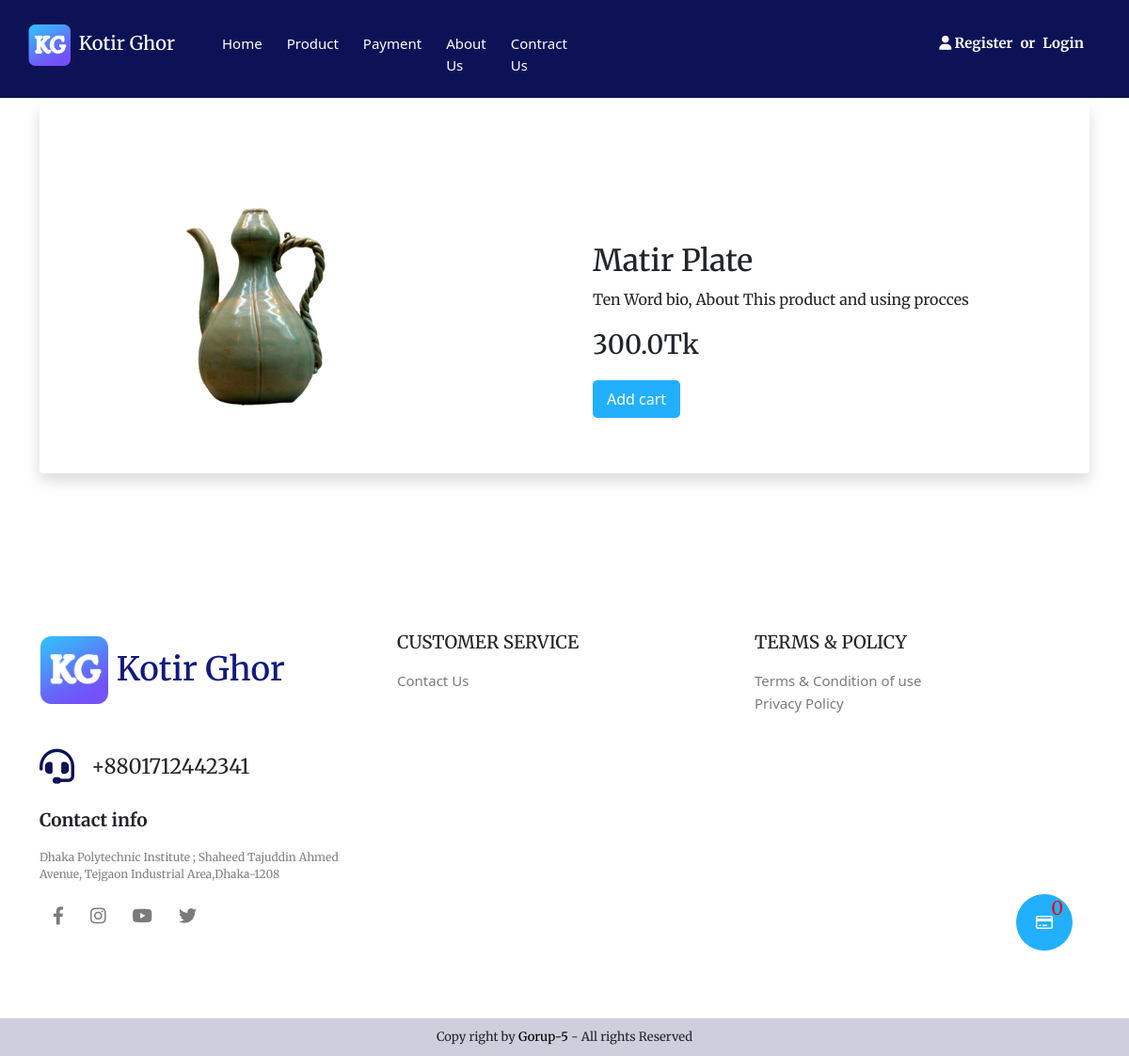
The page /cart/1 on the database its author committed.
### kotirghorapp/models.py (models this page shows, shortened)
class Item(models.Model):
    title = models.CharField(max_length=50)
    image_path = models.CharField(max_length=70)
    category = models.CharField(choices=CATEGORY_CHOICES, max_length=2)
    discription = models.CharField(max_length=150)
    price = models.FloatField()
    def get_add_to_cart(self):
        return reverse("addtocart", kwargs={"slug":self.id})

### kotirghorapp/views.py (the view, shortened to what this page needs)
# urls.py: path("cart/<int:slug>", views.cart, name="cart"),
def cart(request, slug):
    item_cart = get_object_or_404(Item, id=slug)
    total_item= cart_quantity_counter(request)
    context = {
        "item": item_cart,
        "total_quantity":total_item
    }
    return render(request, "cart.html", context=context)

### kotirghorapp/views.py (called while the page is built, shortened)
def cart_quantity_counter(req):
    total_quantity = 0
    return str(total_quantity)

### templates/cart.html (shortened to what this page needs)
{% load static %}
<!DOCTYPE html>
<html lang="en">
<head>
    <link rel="stylesheet" href="{% static 'bootstrap.min.css' %}">
    <link rel="stylesheet" href="https://cdnjs.cloudflare.com/ajax/libs/font-awesome/6.0.0-beta2/css/all.min.css">
    <link href="https://cdn.jsdelivr.net/npm/bootstrap@5.1.3/dist/css/bootstrap.min.css" rel="stylesheet">
    <link rel="stylesheet" href="{% static 'stylee.css' %}">
</head>
<body>
    <header class="header header-spatial">
        <div class="header-home ">
            <div class="container">
                <div class="row">
                    <div class="col-md-6">
                        <div class="row header-left">
                            <div class="col-md-4 p-0 ">
                                <div class="logo d-flex">
                                    <a href="./">
                                        <img src="{% static 'img/logo.png' %}" alt="">
                                        <h6>Kotir Ghor</h6>
                                    </a>
                                </div>
                            </div>
                            <div class="col-md-8 p-0">
                                <div class="manu">
                                    <a href="../">Home</a>
                                    <a href="../product">Product</a>
                                    <a href="../payment">Payment</a>
                                    <a href="../about">About Us</a>
                                    <a href="../contact">Contract Us</a>
                                </div>
                            </div>
                        </div>
                    </div>
                    <div class="col-md-4"></div>
                    <div class="col-md-2">
                        <div class="sing-in">
                            <ul class="sing-in">
                                {% if user.is_authenticated %}
                                <li><i class="fa-solid fa-user"></i></li>
                                <li>{{ user.username }}</li>
                                <li>or</li>
                                <li><a href="../logout">Log Out</a></li>
                                {% else %}
                                <li><i class="fa-solid fa-user"></i></li>
                                <li><a href="../register">Register</a></li>
                                <li>or</li>
                                <li><a href="../login">Login</a></li>
                                {% endif %}
                            </ul>
                        </div>
                    </div>
                </div>
            </div>
        </div>
    </header>
<section class="item-section" style="padding-top: 80px;">
    <div class="container">
            <div class="shadow py-5 px-3 mb-5 bg-body rounded-2" style="width: 100%; margin-top: 30px;">
                <div class="item-section-wrapper">
                    <div class="row item-content">
                        <div class="col-lg-6 item-img-cntent">
                            <img style="max-width: 80%;" src="../{{ item.image_path }}" alt="">
                        </div>
                        <div class="col-lg-6 item-text-cntent">
                            <div class="item-title-wrapper" style="margin-top: 100px; margin-left: 30px;">
                                <h2 class="item-title" style= "margin-bottom: 10px;">{{ item.title }}</h2>
                                <p class="item-pera">{{ item.discription }}</p>
                                <h3 class="price" style="margin-top: 20px;">{{ item.price }}Tk</h3>
                                <div class="item-2-btn" style="margin-top: 20px;">
                                    <a class="submit" type="submit" href="{{ item.get_add_to_cart }}">Add cart</a>
                                </div>
                            </div>
                        </div>
                    </div>
                </div>
            </div>
    </div>
</section>
    <div class="add-card">
        <a href="../payment"><i class="fa-regular bg fa-credit-card">
        </i></a>
        <span style="color: red;font-size: 20px;position: relative;left: -27px;bottom: 14px;">{{total_quantity}}</span>
    </div>
    <div class="footer bg-white">
        <div class="footer-top padding">
            <div class="container">
                <div class="row">
                    <div class="col-md-4">
                        <div class="footer-logo">
                            <a href="../" class="">
                                <img src="{% static 'img/logo.png' %}" alt="">
                                <h6>Kotir Ghor</h6>
                            </a>
                        </div>
                        <div class="phone d-flex">
                            <span class="left hover"><i class="fa-solid fa-headset"></i></span>
                            <p class="right">+8801712442341</p>
                        </div>
                        <div class="contract-info">
                            <h4>Contact info</h4>
                            <span>Dhaka Polytechnic Institute ; Shaheed Tajuddin Ahmed Avenue, Tejgaon Industrial Area,Dhaka-1208</span>
                            <div class="contact-info-social d-flex">
                                <a href="#">
                                    <i class="fa-brands fa-facebook-f"></i>
                                </a>
                                <a href="#">
                                    <i class="fa-brands fa-instagram"></i>
                                </a>
                                <a href="#">
                                    <i class="fa-brands fa-youtube"></i>
                                </a>
                                <a href="#">
                                    <i class="fa-brands fa-twitter"></i>
                                </a>
                            </div>
                        </div>
                    </div>
                    <div class="col-md-4">
                        <h4>CUSTOMER SERVICE</h4>
                        <a href="../contact">Contact Us</a>
                    </div>
                    <div class="col-md-4">
                        <h4>TERMS & POLICY</h4>
                        <a href="../TermsAndConditions">Terms & Condition of use</a>
                        <a href="../PrivacyAndPolicy">Privacy Policy</a>
                    </div>
                </div>
            </div>
        </div>
        <div class="footer-bottom">
            <div class="container">
                <div class="row">
                    <div class="col-md-2"></div>
                    <div class="col-md-8 text-center">
                        <p>Copy right by <a href="#">Gorup-5</a> - All rights Reserved</p>
                    </div>
                    <div class="col-md-2">
                    </div>
                </div>
            </div>
        </div>
    </div>
</body>
</html>

### static/stylee.css (style rules this page uses)
h1, h2, h3, h4, h5, h6, p, span, li { font-family: 'Merriweather', serif; margin: 0; padding: 0; }
ul { list-style: decimal; position: relative; left: 2%; }
body { scroll-behavior: smooth; }
img { width: 100%; }
.bg { background-color: rgb(240, 239, 239); }
.col-lg-6 { padding: 0; }
.padding { padding: 15vh 0vh 12vh 0vh; }
a { text-decoration: none; }
.bg { background-color: #22b0fc; }
.hover { color: rgb(13, 18, 86); }
.logo { display: flex; }
.header { overflow: hidden; z-index: 9; position: relative; padding: 0px 0px 70vh 0px; overflow: hidden; }
.header::before { content: ""; position: absolute; bottom: 0; left: 0; background-image: url(./img/ancient-g043cbb5cc1_1920.jpg); background-attachment: fixed; background-position: center center; width: 100%; height: 100%; z-index: -9; }
.header::after { content: ""; position: absolute; bottom: 0; left: 0; width: 100%; height: 100%; background-color: rgba(13, 18, 86, 0.4); z-index: -1; }
.header-home { position: fixed; z-index: 999; width: 100%; height: auto; background-color: #0d1256; padding: 22px 0px; }
.header-left .logo a { color: white; align-items: center; margin-top: 2%; }
.logo a img { height: 44px; width: auto; margin-top: 5px; margin-right: 5px; }
.header-left .logo a h6 { display: inline-block; font-size: 28px; position: relative; top: 9%; }
.header-left .manu { display: flex; padding-top: 3%; position: relative; left: 3px; }
.header-left .manu a { color: white; font-size: 15px; padding: 2px 13px; display: inline-block; transition: .4s; cursor: pointer; font-weight: 500; text-align: left; flex-grow: 1; }
.sing-in { display: flex; color: white; font-size: 15px; font-weight: 700; list-style: none; padding: 0; margin: 0; flex-wrap: nowrap; }
.sing-in li { padding: 13px 3px; }
.sing-in li:nth-child(2) { flex-grow: 2; padding-left: 0; }
.sing-in li:nth-child(3) { padding: 13px 5px; }
.sing-in li:nth-child(4) { padding-right: 0; }
.sing-in li a { color: white; text-decoration: none; margin: 12px 0px; transition: .4s; color: white; flex-grow: 2; }
.add-card { position: fixed; width: 100%; z-index: 99; left: 90%; bottom: 10%; display: inline-block; }
.add-card a { color: white; }
.add-card a i { height: 60px; width: 60px; border-radius: 50%; line-height: 60px; text-align: center; transition: ease-in-out .4s; }
.footer { background-color: rgba(13, 18, 86, 0.1); }
.footer-logo { margin-bottom: 5vh; }
.footer-logo a img { height: 9vh; width: auto; margin-top: 5px; margin-right: 5px; }
.footer-logo a h6 { font-size: 35px; display: inline-block; position: relative; top: 10px; color: rgb(18, 25, 127); }
.footer-top .phone span { font-size: 37px; margin-right: 18px; }
.footer-top .phone p { font-size: 22px; position: relative; top: 10px; font-weight: 400; }
.contract-info h4 { font-size: 17px; margin-top: 17px; margin-bottom: 4px; font-weight: 700; }
.contract-info span { font-size: 12px; display: inline-block; color: gray; margin-bottom: 25px; }
.contract-info a i { font-size: 19px; display: inline-block; margin: 0px 14px; transition: ease-in-out .4s; }
.footer-top h4 { font-size: 19px; margin-bottom: 19px; }
.footer-top a { color: rgb(124, 123, 123); display: block; font-size: 15px; margin-bottom: 1px; }
.footer-bottom { background-color: rgb(13, 18, 86, .2); text-align: center; }
.footer-bottom p { font-size: 13px; padding: 10px 0px; }
.footer-bottom a { color: black; font-weight: 500; }
.header-spatial { width: 100%; height: auto; padding: 0; }
.header-spatial a img { margin-top: 0px; }
.header-spatial .logo a h6 { font-size: 20px; top: 1%; }

### templates/cart.html (style rules this page uses)
.item-2-btn a:nth-child(1) { margin-right: 30px; }
.item-2-btn a { color: #fff; padding: 8px 15px; background-color: #22b0fc; font-weight: 500; border-radius: 5px; }

### rows shown on the page
Item: image_path (picture), title "Matir Plate", discription "Ten Word bio, About This product and using procces", price "300.0"

### other values the page prints
{{ total_quantity }} "0"
